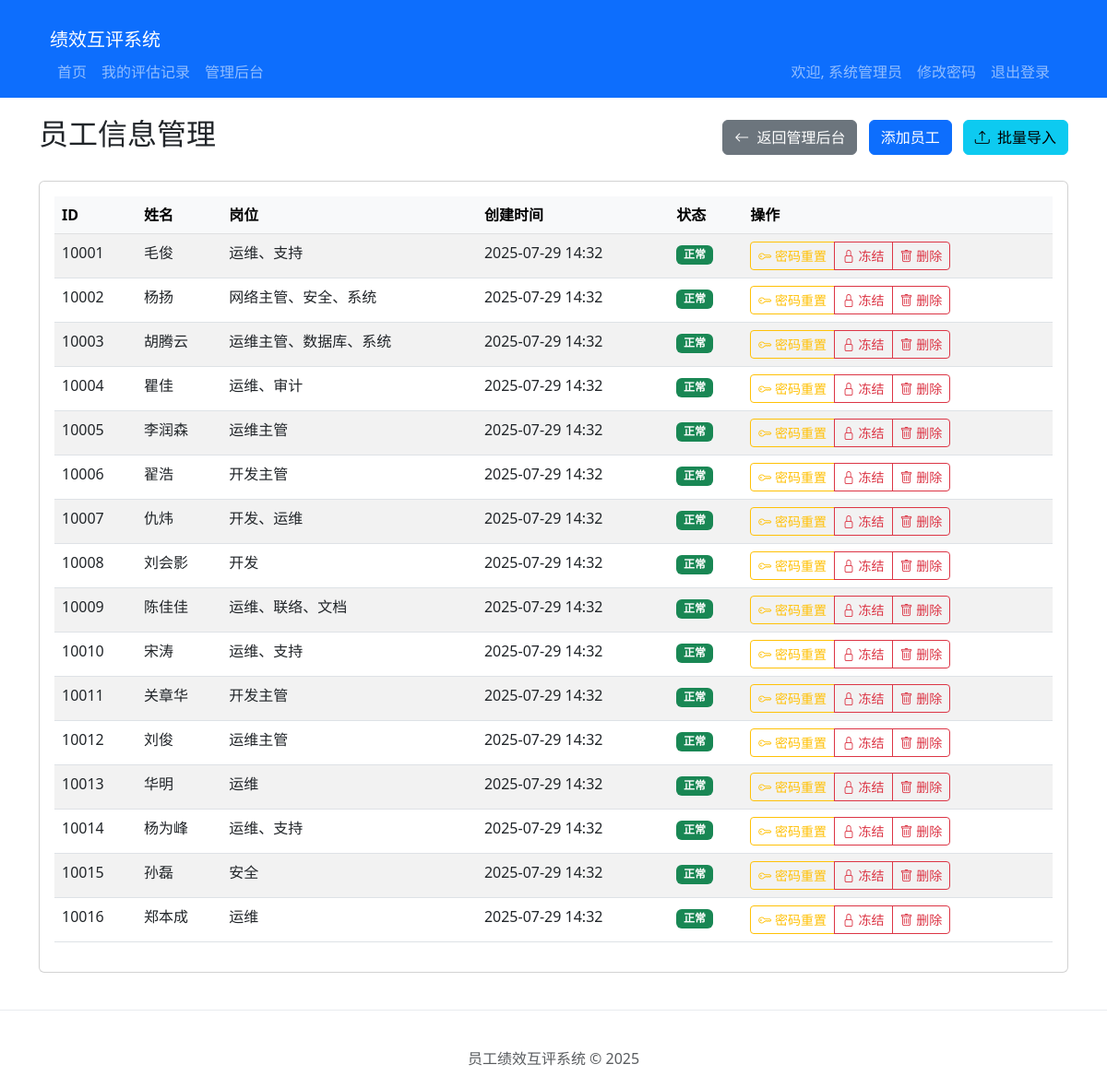
The app's page /admin/employees (signed in) with its own data.
### models.py (models this page shows, shortened)
class Employee(UserMixin, db.Model):
    id = db.Column(db.Integer, primary_key=True)
    employee_id = db.Column(db.String(20), unique=True, nullable=False)
    name = db.Column(db.String(100), nullable=False)
    position = db.Column(db.String(100), nullable=False)
    password_hash = db.Column(db.String(256), nullable=False)
    is_admin = db.Column(db.Boolean, default=False)
    is_frozen = db.Column(db.Boolean, default=False)
    created_at = db.Column(db.DateTime, default=datetime.utcnow)
    updated_at = db.Column(db.DateTime, default=datetime.utcnow, onupdate=datetime.utcnow)

### app.py (the view)
@app.route('/admin/employees')
@login_required
@admin_required
def admin_employee_list():
    from models import Employee
    from forms import EmployeeForm
    employees = Employee.query.filter(Employee.employee_id != '10000').all()
    from forms import EmployeeForm
    return render_template('admin/employee_list.html', employees=employees, form=EmployeeForm())

### app.py (called while the page is built)
def admin_required(f):
    @wraps(f)
    def decorated_function(*args, **kwargs):
        if not current_user.is_authenticated:
            return redirect(url_for('login', next=request.url))
        if not current_user.is_admin:
            abort(403)
        return f(*args, **kwargs)
    return decorated_function

@app.template_filter('shanghai_time')
def shanghai_time_filter(dt, format='%Y-%m-%d %H:%M:%S'):
    if dt is None:
        return ""
    utc_dt = pytz.utc.localize(dt)
    shanghai_tz = pytz.timezone('Asia/Shanghai')
    return utc_dt.astimezone(shanghai_tz).strftime(format)

@login_manager.user_loader
def load_user(user_id):
    return Employee.query.get(int(user_id))

### templates/admin/employee_list.html (shortened to what this page needs)
{% extends 'base.html' %}
{% block content %}
<div class="row">
    <div class="col-md-12">
        <div class="d-flex justify-content-between align-items-center mb-4">
    <h2>员工信息管理</h2>
    <div>
        <a href="{{ url_for('admin_dashboard') }}" class="btn btn-secondary me-2">
            <i class="bi bi-arrow-left me-1"></i> 返回管理后台
        </a>
        <a href="{{ url_for('admin_employee_add') }}" class="btn btn-primary me-2">添加员工</a>
<button type="button" class="btn btn-info" data-bs-toggle="modal" data-bs-target="#importModal">
    <i class="bi bi-upload me-1"></i> 批量导入
</button>
    </div>
</div>
        <div class="card">
            <div class="card-body">
                {% if employees %}
                <div class="table-responsive">
                    <table class="table table-striped table-hover">
                        <thead class="table-light">
                            <tr>
                                <th>ID</th>
                                <th>姓名</th>
                                <th>岗位</th>
                                <th>创建时间</th>
                                <th>状态</th>
                                <th>操作</th>
                            </tr>
                        </thead>
                        <tbody>
                            {% for employee in employees %}
                            <tr>
                                <td>{{ employee.employee_id }}</td>
                                <td>{{ employee.name }}</td>
                                <td>{{ employee.position }}</td>
                                <td>{{ employee.created_at|shanghai_time('%Y-%m-%d %H:%M') }}</td>
                                <td>
                                    {% if employee.is_frozen %}
                                        <span class="badge bg-danger">已冻结</span>
                                    {% else %}
                                        <span class="badge bg-success">正常</span>
                                    {% endif %}
                                </td>
                                <td>
                                    <div class="btn-group" role="group">
                                        <a href="{{ url_for('admin_employee_reset_password', employee_id=employee.employee_id) }}" class="btn btn-sm btn-outline-warning">
                                            <i class="bi bi-key"></i> 密码重置
                                        </a>
                                        <a href="{{ url_for('admin_employee_toggle_frozen', employee_id=employee.employee_id) }}" class="btn btn-sm {% if employee.is_frozen %}btn-outline-success{% else %}btn-outline-danger{% endif %}">
                                            {% if employee.is_frozen %}
                                                <i class="bi bi-unlock"></i> 解冻
                                            {% else %}
                                                <i class="bi bi-lock"></i> 冻结
                                            {% endif %}
                                        </a>
                                        <button type="button" class="btn btn-sm btn-outline-danger" data-bs-toggle="modal" data-bs-target="#deleteModal{{ employee.id }}">
                                            <i class="bi bi-trash"></i> 删除
                                        </button>
                                    </div>
                                </td>
                            </tr>
                            {% endfor %}
                        </tbody>
                    </table>
                </div>
                {% else %}
                <div class="alert alert-info">
                    <i class="bi bi-info-circle me-2"></i>暂无员工信息，请点击上方"添加员工"按钮添加。
                </div>
                {% endif %}
            </div>
        </div>
    </div>
</div>
{% endblock %}
{% block extra_css %}
<link rel="stylesheet" href="https://cdn.jsdelivr.net/npm/bootstrap-icons@1.10.5/font/bootstrap-icons.css">
{% endblock %}

### templates/base.html (shortened to what this page needs)
<!DOCTYPE html>
<html lang="zh-CN">
<head>
    <link href="https://cdn.jsdelivr.net/npm/bootstrap@5.3.0/dist/css/bootstrap.min.css" rel="stylesheet">
    {% block extra_css %}{% endblock %}
</head>
<body>
    <nav class="navbar navbar-expand-lg navbar-dark bg-primary">
    <div class="container">
    <div class="container-fluid">
        <a class="navbar-brand" href="{{ url_for('index') }}">绩效互评系统</a>
        <div class="collapse navbar-collapse" id="navbarNav">
        {% if current_user.is_authenticated %}
        <ul class="navbar-nav me-auto">
            <li class="nav-item">
                <a class="nav-link" href="{{ url_for('index') }}">首页</a>
            </li>
            <li class="nav-item">
                <a class="nav-link" href="{{ url_for('my_evaluations') }}">我的评估记录</a>
            </li>
            {% if current_user.employee_id == '10000' %}
            <li class="nav-item">
                <a class="nav-link" href="{{ url_for('admin_dashboard') }}">管理后台</a>
            </li>
            {% endif %}
        </ul>
        <ul class="navbar-nav">
            <li class="nav-item">
                <span class="nav-link">欢迎, {{ current_user.name }}</span>
            </li>
            <li class="nav-item">
                  <a href="{{ url_for('change_password') }}" class="nav-link">修改密码</a>
              </li>
              <li class="nav-item">
                  <a href="{{ url_for('logout') }}" class="nav-link">退出登录</a>
              </li>
        </ul>
        {% else %}
        <ul class="navbar-nav ms-auto">
            <li class="nav-item">
                <a class="nav-link" href="{{ url_for('login') }}">登录</a>
            </li>
        </ul>
        {% endif %}
        </div>
    </nav>
    <div class="container">
        {% block content %}{% endblock %}
    </div>
    <footer class="footer">
        <div class="container">
            <span class="text-muted">员工绩效互评系统 &copy; 2025</span>
        </div>
    </footer>
</body>
</html>

### templates/base.html (style rules this page uses)
.container { margin-top: 20px; }
.footer { margin-top: 40px; padding: 20px; text-align: center; border-top: 1px solid #e9ecef; }

### records on screen
Employee: name "系统管理员"
Employee: employee_id "10001", name "毛俊", position "运维、支持", created_at|shanghai_time "2025-07-29 14:32", is_frozen "正常"
Employee: employee_id "10002", name "杨扬", position "网络主管、安全、系统", created_at|shanghai_time "2025-07-29 14:32", is_frozen "正常"
Employee: employee_id "10003", name "胡腾云", position "运维主管、数据库、系统", created_at|shanghai_time "2025-07-29 14:32", is_frozen "正常"
Employee: employee_id "10004", name "瞿佳", position "运维、审计", created_at|shanghai_time "2025-07-29 14:32", is_frozen "正常"
Employee: employee_id "10005", name "李润森", position "运维主管", created_at|shanghai_time "2025-07-29 14:32", is_frozen "正常"
Employee: employee_id "10006", name "翟浩", position "开发主管", created_at|shanghai_time "2025-07-29 14:32", is_frozen "正常"
Employee: employee_id "10007", name "仇炜", position "开发、运维", created_at|shanghai_time "2025-07-29 14:32", is_frozen "正常"
Employee: employee_id "10008", name "刘会影", position "开发", created_at|shanghai_time "2025-07-29 14:32", is_frozen "正常"
Employee: employee_id "10009", name "陈佳佳", position "运维、联络、文档", created_at|shanghai_time "2025-07-29 14:32", is_frozen "正常"
Employee: employee_id "10010", name "宋涛", position "运维、支持", created_at|shanghai_time "2025-07-29 14:32", is_frozen "正常"
Employee: employee_id "10011", name "关章华", position "开发主管", created_at|shanghai_time "2025-07-29 14:32", is_frozen "正常"
Employee: employee_id "10012", name "刘俊", position "运维主管", created_at|shanghai_time "2025-07-29 14:32", is_frozen "正常"
Employee: employee_id "10013", name "华明", position "运维", created_at|shanghai_time "2025-07-29 14:32", is_frozen "正常"
Employee: employee_id "10014", name "杨为峰", position "运维、支持", created_at|shanghai_time "2025-07-29 14:32", is_frozen "正常"
Employee: employee_id "10015", name "孙磊", position "安全", created_at|shanghai_time "2025-07-29 14:32", is_frozen "正常"
Employee: employee_id "10016", name "郑本成", position "运维", created_at|shanghai_time "2025-07-29 14:32", is_frozen "正常"
